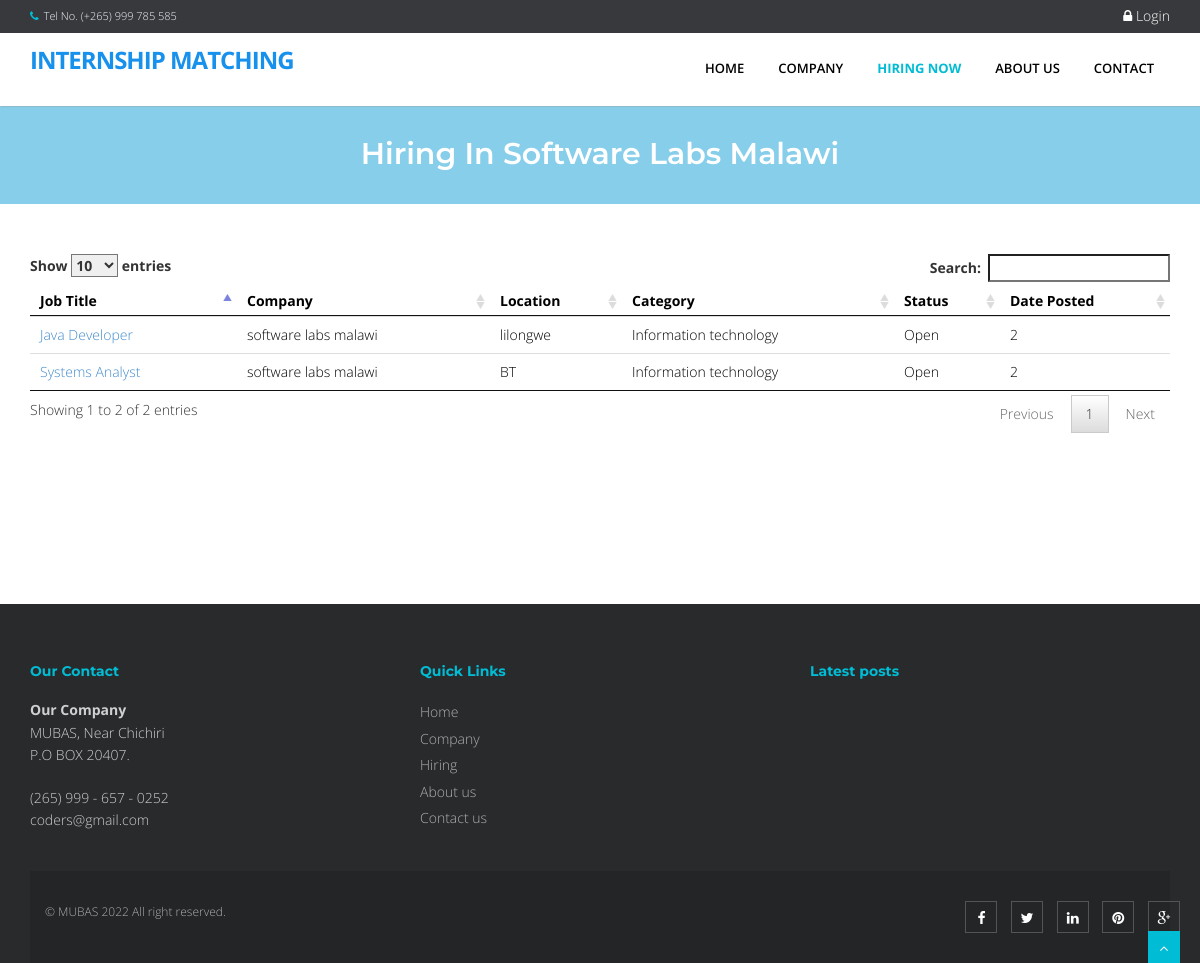
The app's page /index.php?q=hiring&search=10&company=software labs malawi with its own data.
### tables this page shows
CREATE TABLE IF NOT EXISTS `vacancies` (
  `id` int(11) NOT NULL AUTO_INCREMENT,
  `employer` int(11) NOT NULL,
  `title` varchar(150) NOT NULL,
  `field` varchar(150) NOT NULL,
  `type` varchar(30) NOT NULL,
  `location` varchar(100) NOT NULL,
  `description` varchar(200) NOT NULL,
  `duties` text NOT NULL,
  `skills` text NOT NULL,
  `qualifications` text NOT NULL,
  `salary` int(11) DEFAULT '0',
  `other_info` text,
  `due_date` date NOT NULL,
  `date` datetime NOT NULL DEFAULT CURRENT_TIMESTAMP,
  `status` varchar(20) NOT NULL DEFAULT 'Open',
  `positions` int(4) NOT NULL DEFAULT '1',
  PRIMARY KEY (`id`),
  KEY `vacancy_to_employer` (`employer`),
  KEY `vacancy_field` (`field`)
);

CREATE TABLE IF NOT EXISTS `employer` (
  `id` int(11) NOT NULL,
  `name` varchar(50) NOT NULL,
  `owner` varchar(50) NOT NULL,
  `postal_address` varchar(100) NOT NULL,
  `email` varchar(50) NOT NULL,
  `phone` int(14) NOT NULL,
  `profile` text,
  `date` datetime NOT NULL DEFAULT CURRENT_TIMESTAMP,
  PRIMARY KEY (`id`),
  UNIQUE KEY `email` (`email`),
  UNIQUE KEY `name` (`name`)
);

### index.php (called while the page is built, shortened)
<?php
    $title = "Home Page";
    $view = (isset($_GET['q']) && $_GET['q'] != '') ? $_GET['q'] : '';
    switch ($view) {
        case 'hiring' :
            $title = isset($_GET['search']) ? 'Hiring in '.$_GET['company'] :"Hiring";
            break;
    }
    include_once "inc/layout.php";
?>

### classes/Session.class.php (called while the page is built, shortened)
<?php
    class Session{
        public static function get($sessionVariables, $key = false){
            if($key == true){
                if(isset($_SESSION[$sessionVariables][$key])){
                    return $_SESSION[$sessionVariables][$key];
                }
            }else if(isset($_SESSION[$sessionVariables])){
                return $_SESSION[$sessionVariables];
            }else{
                return false;
            }
        }
    }

### classes/Dbh.class.php (called while the page is built)
<?php
    class Dbh{
        private $host = "localhost";
        private $user = "root";
        private $pwd = "";
        private $dbName = "intern_matching";
        protected function connect(){
            $dsn = 'mysql:host=' . $this->host . ';dbname='. $this->dbName;
            $pdo = new PDO($dsn, $this->user, $this->pwd);
            $pdo->setAttribute(PDO::ATTR_DEFAULT_FETCH_MODE, PDO::FETCH_ASSOC);
            return $pdo;
        }
    }
?>

### classes/Job.class.php (called while the page is built, shortened)
<?php
    class Job extends Dbh{
        protected function get($company_id){
            $sql = "SELECT * FROM vacancies v
                    Inner Join employer e on e.id=v.employer
                    where v.employer=?";
            $stmt = $this->connect()->prepare($sql);
            $stmt->execute([$company_id]);
            if($stmt->rowCount() > 0){
                return $stmt->fetchAll(PDO::FETCH_NAMED);
            }
            return false;
        }
        protected function getAll(){
            $sql = "SELECT * FROM vacancies v
                    Inner Join employer e on e.id=v.employer
                    Order by v.id desc";
            $stmt = $this->connect()->query($sql);
            if($stmt->rowCount() > 0){
                return $stmt->fetchAll(PDO::FETCH_NAMED);
            }
            return false;
        }
    }
?>

### classes/JobView.class.php (called while the page is built, shortened)
<?php
    class JobView extends Job{
        public function getAll(){
            return parent::getAll();
        }
        public function get($id){
            return parent::get($id);
        }
    }
?>

### inc/classAutoload.php (called while the page is built, shortened)
<?php
    function autoLoader($className){
        $path = __DIR__.'/../classes/';
        $extension = '.class.php';
        $fileName = $path . $className . $extension;
    }
?>

### views/hirring.php (the view, shortened to what this page needs)
<?php
    $job = new JobView();
    $jobs = $job->getAll();
    if(isset($_GET['search'])){
        $company_id = $_GET['search'];
        $job = new JobView();
        $jobs = $job->get($company_id);
    }
?>
<section id="content">
    <div class="container content">
    <?php  if ($jobs) { ?>
        <table id="dash-table" class="table table-hover">
            <thead>
                <th>Job Title</th>
                <th>Company</th>
                <th>Location</th>
                <th>Category</th>
                <th>Status</th>
                <th>Date Posted</th>
            </thead>
            <tbody>
                <?php
            foreach ($jobs as $job) {
                echo '<tr>';
                echo '<td><a href="views/intern/index.php?view=view_vacancy&id='.$job["id"][0].'">
                        '.$job['title'].'</a>
                       </td>';
                echo '<td>'.$job['name'].'</td>';
                echo '<td>'.$job['location'].'</td>';
                echo '<td>'.$job['field'].'</td>';
                echo '<td>'.$job['status'].'</td>';
                echo '<td>'.$job['date'][0].'</td>';
                echo '</tr>';
            }
                ?>
            </tbody>
        </table>
    <?php
        }else{
            echo "<h4>:Vacancies are not available</h4>";
        }
    ?>
    </div>
</section>

### inc/layout.php (shortened to what this page needs)
<?php
    include_once("classAutoload.php");
?>
<!DOCTYPE html>
<html lang="en">
<head>
<link href="/internship/plugins/home-plugins/css/bootstrap.min.css" rel="stylesheet" />
<link href="/internship/plugins/home-plugins/css/fancybox/jquery.fancybox.css" rel="stylesheet">
<link href="/internship/plugins/home-plugins/css/flexslider.css" rel="stylesheet" />
<link href="/internship/plugins/home-plugins/css/style.css" rel="stylesheet" />
<link rel="stylesheet" href="/internship/plugins/font-awesome/css/font-awesome.min.css">
<link rel="stylesheet" href="/internship/plugins/dataTables/jquery.dataTables.min.css">
<link rel="stylesheet" href="/internship/plugins/dataTables/jquery.dataTables_themeroller.css">
<link href="/internship/plugins/datepicker/bootstrap-datetimepicker.min.css" rel="stylesheet" media="screen">
<link href="/internship/plugins/datepicker/datepicker3.css" rel="stylesheet" media="screen">
</head>
<body>
<div id="wrapper" class="home-page">
  <header>
        <div class="topbar navbar-fixed-top">
          <div class="container">
            <div class="row">
              <div class="col-md-12">
                <p class="pull-left hidden-xs"><i class="fa fa-phone"></i>Tel No. (+265) 999 785 585</p>
                <?php
                    if(!Session::get("userVars")){
                        echo '<p   class="pull-right login">
                            <a href="/internship/views/login.php"> <i class="fa fa-lock"></i> Login </a>
                         </p>';
                    }
                ?>
              </div>
            </div>
          </div>
        </div>
        <div style="min-height: 30px;"></div>
        <div class="navbar navbar-default navbar-static-top" >
            <div class="container">
                <div class="navbar-header">
                    <a class="navbar-brand" href="/internship/index.php">Internship Matching</a>
                </div>
                <div class="navbar-collapse collapse ">
                    <ul class="nav navbar-nav">
                        <li class="<?php echo !isset($_GET['q'])? 'active' :''?>"><a href="/internship/index.php">Home</a></li>
                        <li class="<?php  if(isset($_GET['q'])) { if($_GET['q']=='company'){ echo 'active'; }else{ echo ''; }}  ?>"><a href="/internship/index.php?q=company">Company</a></li>
                        <li class="<?php  if(isset($_GET['q'])) { if($_GET['q']=='hiring'){ echo 'active'; }else{ echo ''; }} ?>"><a href="/internship/index.php?q=hiring">Hiring Now</a></li>
                        <li class="<?php  if(isset($_GET['q'])) { if($_GET['q']=='About'){ echo 'active'; }else{ echo ''; }}  ?>"><a href="/internship/index.php?q=About">About Us</a></li>
                        <li class="<?php  if(isset($_GET['q'])) { if($_GET['q']=='Contact'){ echo 'active'; }else{ echo ''; }}  ?>"><a href="/internship/index.php?q=Contact">Contact</a></li>
                    </ul>
                </div>
            </div>
        </div>
  </header>
      <?php
      if (isset($_GET['q'])) {
        echo '<section id="inner-headline">
            <div class="container">
                <div class="row">
                    <div class="col-lg-12">
                        <h2 class="pageTitle">'.$title.'</h2>
                    </div>
                </div>
            </div>
            </section>';
      }
       include_once __DIR__ .$content;
        ?>
  <footer>
  <div class="container">
    <div class="row">
      <div class="col-md-4 col-sm-4">
        <div class="widget">
          <h5 class="widgetheading">Our Contact</h5>
          <address>
          <strong>Our Company</strong><br>
          MUBAS, Near Chichiri<br>
            P.O BOX 20407.</address>
          <p>
            <i class="icon-phone"></i> (265) 999 - 657 - 0252<br>
            <i class="icon-envelope-alt"></i> coders@gmail.com
          </p>
        </div>
      </div>
      <div class="col-md-4 col-sm-4">
        <div class="widget">
          <h5 class="widgetheading">Quick Links</h5>
          <ul class="link-list">
            <li><a href="/internship/index.php">Home</a></li>
            <li><a href="/internship/index.php?q=company">Company</a></li>
            <li><a href="/internship/index.php?q=hiring">Hiring</a></li>
            <li><a href="/internship/index.php?q=About">About us</a></li>
            <li><a href="/internship/index.php?q=Contact">Contact us</a></li>
          </ul>
        </div>
      </div>
      <div class="col-md-4 col-sm-4">
        <div class="widget">
          <h5 class="widgetheading">Latest posts</h5>
        </div>
    </div>
  </div>
  <div id="sub-footer">
    <div class="container">
      <div class="row">
        <div class="col-lg-6">
          <div class="copyright">
            <p>
              <span>&copy; MUBAS 2022 All right reserved.
            </p>
          </div>
        </div>
        <div class="col-lg-6">
          <ul class="social-network">
            <li><a href="#" data-placement="top" title="Facebook"><i class="fa fa-facebook"></i></a></li>
            <li><a href="#" data-placement="top" title="Twitter"><i class="fa fa-twitter"></i></a></li>
            <li><a href="#" data-placement="top" title="Linkedin"><i class="fa fa-linkedin"></i></a></li>
            <li><a href="#" data-placement="top" title="Pinterest"><i class="fa fa-pinterest"></i></a></li>
            <li><a href="#" data-placement="top" title="Google plus"><i class="fa fa-google-plus"></i></a></li>
          </ul>
        </div>
      </div>
    </div>
  </div>
  </footer>
</div>
<a href="#" class="scrollup"><i class="fa fa-angle-up active"></i></a>
</body>
</html>

### inc/layout.php (style rules this page uses)
#content { min-height: 400px; color: #000; }
.login a { font-size: 14px; color: #fff; padding:0px; }

### records on screen
vacancies: title "Java Developer", employer.name "software labs malawi", location "lilongwe", field "Information technology", status "Open", employer.date "2"
vacancies: title "Systems Analyst", employer.name "software labs malawi", location "BT", field "Information technology", status "Open", employer.date "2"

### other values on screen
$title "Hiring In Software Labs Malawi"
